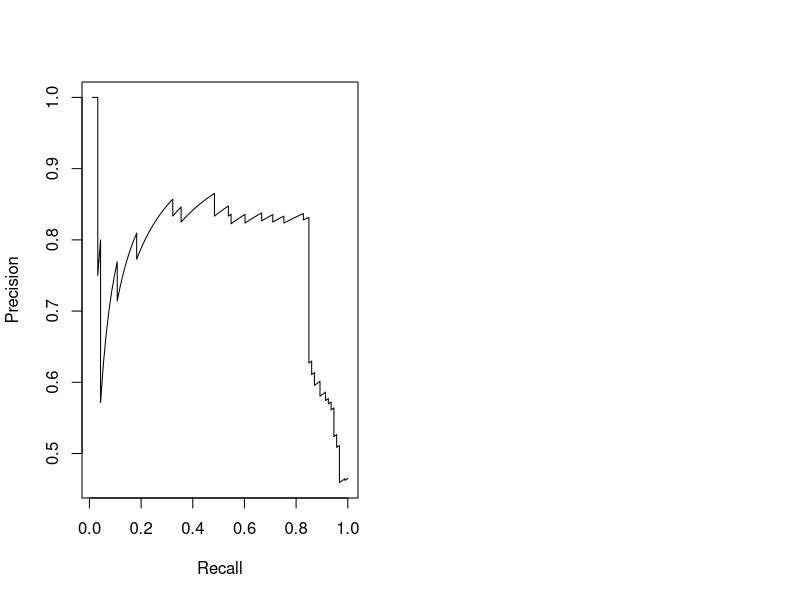

The R script that drew this image:
## ROCR - Precision/Recall curves
library(ROCR)
par(mfcol = c(1,2))
data(ROCR.simple)
pred <- prediction(ROCR.simple$predictions, ROCR.simple$labels)
perf <- performance(pred,'prec','rec')
plot(perf)

## 
